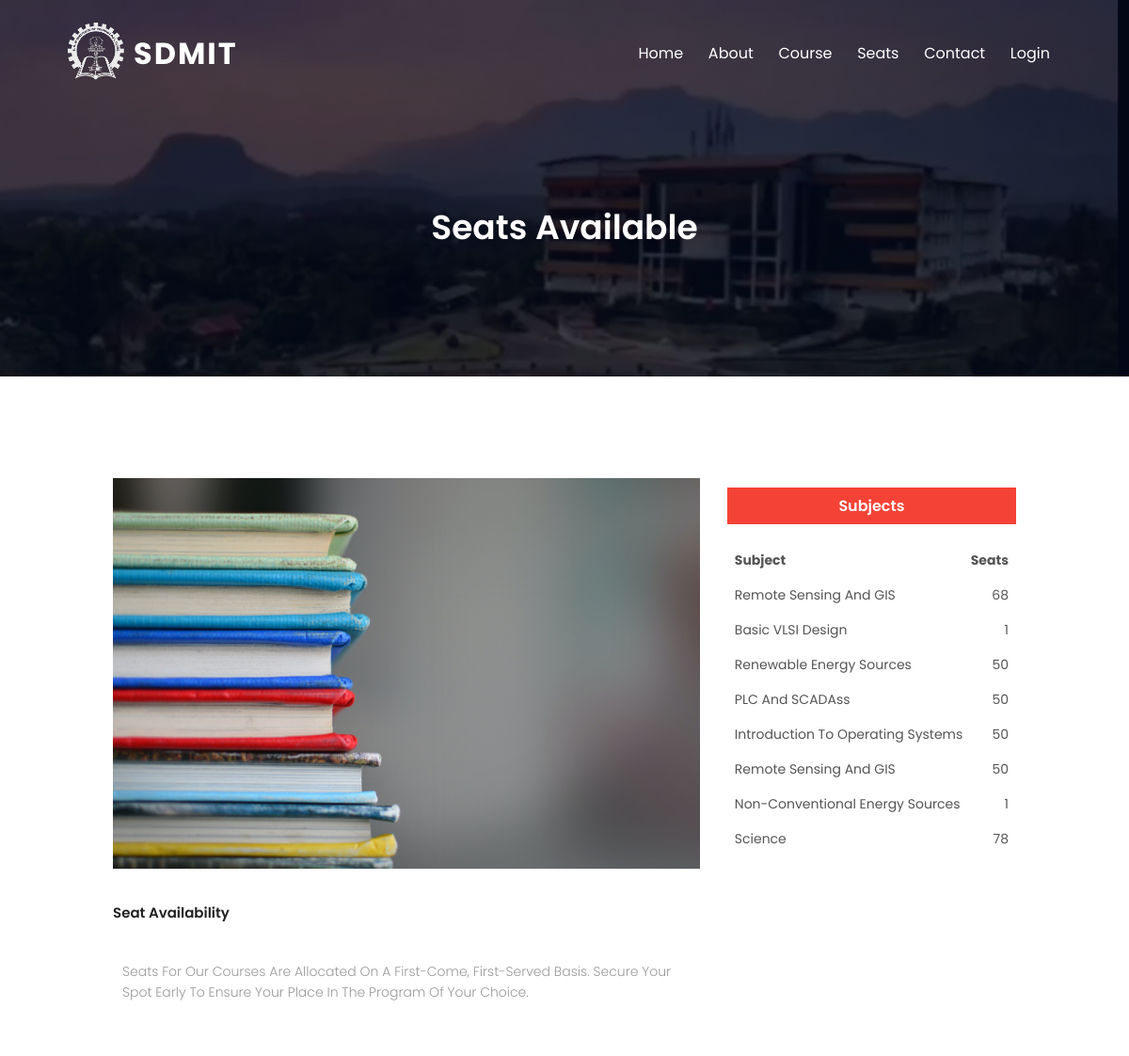
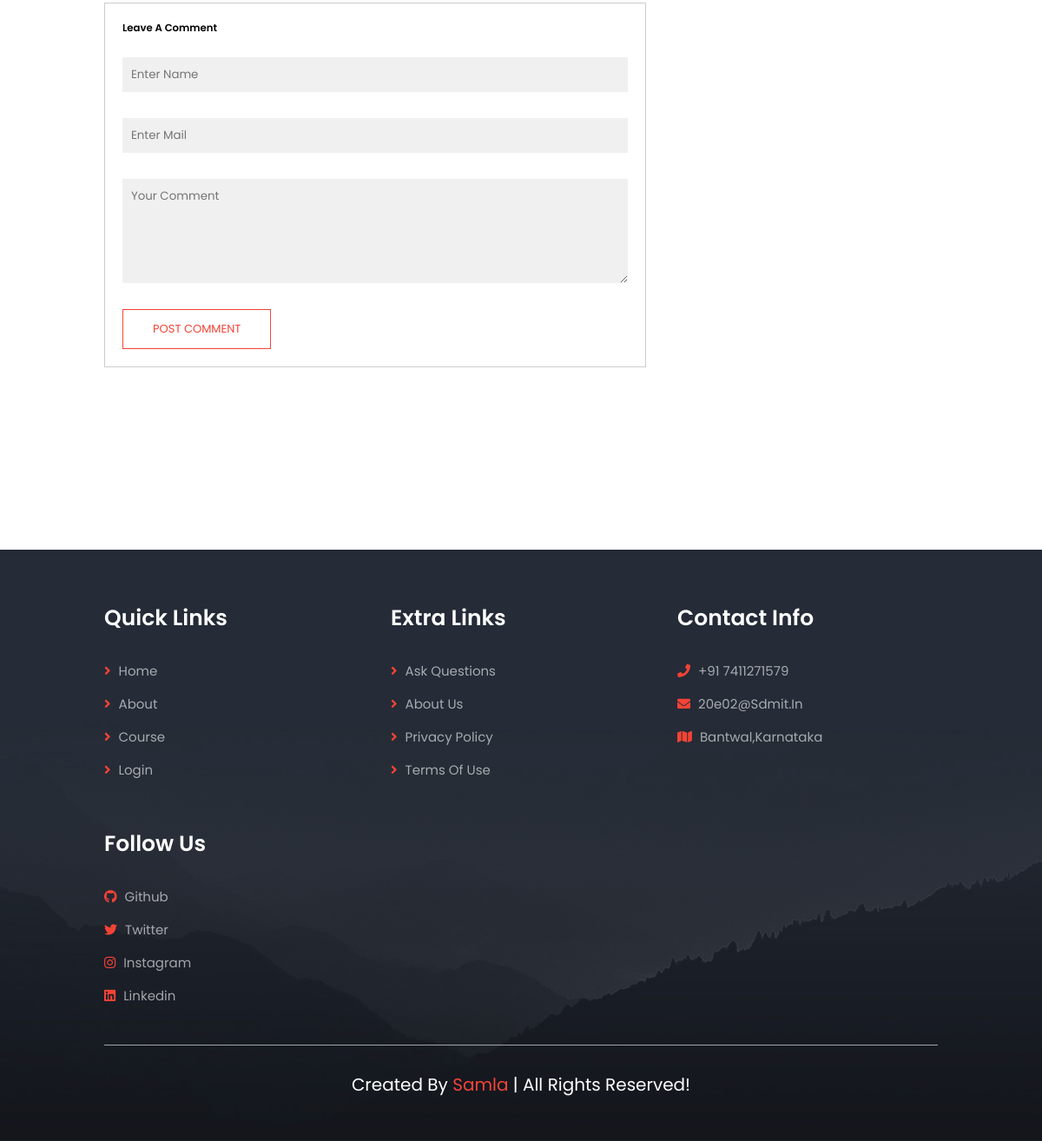
/seats.php, run on the app's committed database (2 pictures, top to bottom).
### tables this page shows
CREATE TABLE `course` (
  `id` int(11) NOT NULL,
  `name` varchar(50) DEFAULT NULL,
  `code` varchar(30) DEFAULT NULL,
  `seat` int(100) DEFAULT NULL,
  `sem` int(100) DEFAULT NULL,
  `description` varchar(200) DEFAULT NULL,
  `department` varchar(50) DEFAULT NULL
);

### seats.php (the view, shortened to what this page needs)
<?php
include 'config.php';
$sql = "SELECT name,seat from course";
$result = mysqli_query($data, $sql);
?>
<!DOCTYPE html>
<html lang="en">
<head>
</head>
<body>
    <!DOCTYPE html>
    <html lang="en">
    <head>
        <link rel="stylesheet" href="css/style.css">
        <link rel="stylesheet" href="https://stackpath.bootstrapcdn.com/font-awesome/4.7.0/css/font-awesome.min.css">
    </head>
    <body>
        <section class="sub-header">
            <nav>
                <a href="index.php"><img src="images/logoSdm.png" alt="sdm"></a>
                <label class="label">SDMIT</label>
                <div class="nav-links" id="navLinks">
                    <ul>
                        <li><a href="index.php">Home</a></li>
                        <li><a href="about.php">About</a></li>
                        <li><a href="courses.php">Course</a></li>
                        <li><a href="seats.php">Seats</a></li>
                        <li><a href="contact.php">Contact</a></li>
                        <li><a href="login.php">Login</a></li>
                    </ul>
                </div>
            </nav>
            <h1>Seats Available</h1>
        </section>
        <section class="blog-content">
            <div class="row">
                <div class="blog-left">
                    <img src="images/seat.jpg" alt="seat">
                    <h2>Seat Availability</h2>
                    <p>Seats for our courses are allocated on a first-come, first-served basis. Secure your spot early to ensure your place in the program of your choice.</p>
                    <div class="comment-box">
                        <h3>Leave a comment</h3>
                        <form class="comment-form">
                            <input type="text" placeholder="Enter name">
                            <input type="email" placeholder="Enter mail">
                            <textarea rows="5" placeholder="Your comment"></textarea>
                            <button type="submit" class="hero-btn red-btn">POST COMMENT
                            </button>
                        </form>
                    </div>
                </div>
                <div class="blog-right">
                    <h3>Subjects</h3>
                    <div>
                        <span><b>Subject</b></span>
                        <span><b>Seats</b>
                        </span>
                    </div>
                    <?php
                while ($info = $result->fetch_assoc()) {
                ?>
                        <div>
                            <span><?php echo "{$info['name']}"; ?></span>
                            <span><?php echo "{$info['seat']}"; ?></span>
                        </div>
                    <?php
                    }
                    ?>
                </div>
            </div>
        </section>
<?php
include 'footer.php';
?>
    </body>
    </html>
</body>
</html>

### footer.php (shortened to what this page needs)
    <!DOCTYPE html>
    <html lang="en">
    <head>
        <link rel="stylesheet" href="https://unpkg.com/swiper@7/swiper-bundle.min.css" />
<link rel="stylesheet" href="https://cdnjs.cloudflare.com/ajax/libs/font-awesome/5.15.4/css/all.min.css">
        <link rel="stylesheet" href="css/footer.css">
    </head>
    <body>
        <section class="footer">
            <div class="box-container">
                <div class="box">
                    <h3>quick links</h3>
                    <a href="index.php"> <i class="fas fa-angle-right"></i> home</a>
                    <a href="about.php"> <i class="fas fa-angle-right"></i> about</a>
                    <a href="courses.php"> <i class="fas fa-angle-right"></i> course</a>
                    <a href="login.php"> <i class="fas fa-angle-right"></i> login</a>
                </div>
                <div class="box">
                    <h3>extra links</h3>
                    <a href="contact.php"> <i class="fas fa-angle-right"></i> ask questions</a>
                    <a href="about.php"> <i class="fas fa-angle-right"></i> about us</a>
                    <a href="#"> <i class="fas fa-angle-right"></i> privacy policy</a>
                    <a href="#"> <i class="fas fa-angle-right"></i> terms of use</a>
                </div>
                <div class="box">
                    <h3>contact info</h3>
                    <a href="#"> <i class="fas fa-phone"></i> +91 7411271579 </a>
                    <a href="#"> <i class="fas fa-envelope"></i> 20e02@sdmit.in </a>
                    <a href="#"> <i class="fas fa-map"></i> Bantwal,Karnataka </a>
                </div>
                <div class="box">
                    <h3>follow us</h3>
                    <a href="https://github.com/Mariyammathul-Samla"> <i class="fab fa-github"></i> github </a>
                    <a href="#"> <i class="fab fa-twitter"></i> twitter </a>
                    <a href="#"> <i class="fab fa-instagram"></i> instagram </a>
                    <a href="https://www.linkedin.com/in/mariyammathul-samla/"> <i class="fab fa-linkedin"></i> linkedin </a>
                </div>
            </div>
            <div class="credit"> created by <span>Samla</span> | all rights reserved! </div>
        </section>
    </body>
    </html>

### css/style.css (style rules this page uses)
* { margin: 0; padding: 0; font-family: 'Poppins', sans-serif; }
nav { display: flex; padding: 2% 6%; justify-content: space-between; align-items: center; }
nav img { width: 60px; }
.nav-links { flex:1; text-align: right; }
.nav-links ul li { list-style: none; display: inline-block; padding: 8px 12px; position: relative; }
.nav-links ul li a { color: white; text-decoration: none; font-size: 16px; }
nav .label { font-size: 32px; font-weight: bold; color: white; letter-spacing: 2px; margin-left: 10px; }
.nav-links ul li::after { content: ''; width: 0%; height: 2px; background: #f44336; display: block; margin: auto; transition: 0.5s; }
.hero-btn { display: inline-block; text-decoration: none; border: 1px solid #fff; padding: 12px 34px; font-size: 13px; background: transparent; position: relative; cursor: pointer; color: white; }
h1 { font-size: 36px !important; font-weight: 600; }
p { color: #777; font-size: 14px; font-weight: 300; line-height: 22px; padding: 10px; }
.row { margin-top: 5%; display: flex; justify-content: space-between; }
h3 { text-align: center; font-weight: 600; margin: 10px 0; }
.sub-header { height: 50vh; width: 100%; background-image: linear-gradient(rgba(4,9,30,0.7),rgba(4,9,30,0.7)),url(../images/sdmit.jpeg); background-position: center; background-size: cover; text-align: center; color: white; }
.sub-header h1 { margin-top: 100px; }
.red-btn { border: 1px solid #f44336; background: transparent; color: #f44336; }
.blog-content { width: 80%; margin: auto; padding: 60px 0; }
.blog-left { flex-basis: 65%; }
.blog-left img { width: 100%; }
.blog-left h2 { color: #222; font-weight: 600; margin: 30px 0; }
.blog-left p { color: #999; }
.blog-right { flex-basis: 32%; }
.blog-right h3 { background: #f44336; color: #fff; padding: 7px 0; font-size: 16px; margin-bottom: 20px; }
.blog-right div { display: flex; align-items: center; justify-content: space-between; color: #555; padding: 8px; box-sizing: border-box; }
.comment-box { border: 1px solid #ccc; margin: 50px 0; padding: 10px 20px; }
.comment-box h3 { text-align: left; }
.comment-form input,textarea { width: 100%; padding: 10px; margin: 15px 0; box-sizing: border-box; border: none; outline: none; background: #f0f0f0; }
.comment-form button { margin: 10px 0; }

### css/footer.css (style rules this page uses)
:root { --main-color: #f44336; --black:#222; --white:#fff; --light-black:#777; --light-white:#fff9; --dark-bg:rgba(0,0,0,.7); --light-bg:#eee; --border:.1rem solid var(--black); --box-shadow:0 .5rem 1rem rgba(0,0,0,.1); --text-shadow:0 1.5rem 3rem rgba(0,0,0,.3); }
* { font-family: 'Poppins', sans-serif; margin:0; padding:0; box-sizing: border-box; outline: none; border:none; text-decoration: none; text-transform: capitalize; }
html { font-size: 62.5%; overflow-x: hidden; }
.footer { padding:5rem 10%; }
.footer { margin-top: 100px; background: url(../images/footer-bg.jpg) no-repeat; background-size: cover; background-position: center; }
.footer .box-container { display: grid; grid-template-columns: repeat(auto-fit, minmax(25rem, 1fr)); gap: 3rem; }
.footer .box-container .box h3 { color:var(--white); font-size: 2.5rem; padding-bottom: 2rem; text-align: left; }
.footer .box-container .box a { color:var(--light-white); font-size: 1.5rem; padding-bottom: 1.5rem; text-decoration: none; display: block; }
.footer .box-container .box a i { color:var(--main-color); padding-right: .5rem; transition: .2s linear; }
.footer .credit { text-align: center; padding-top: 3rem; margin-top: 3rem; border-top: .1rem solid var(--light-white); font-size: 2rem; color:var(--white); }
.footer .credit span { color:var(--main-color); }

### seats.php (style rules this page uses)
.blog-right { font-size: 14px; }

### data on the page
course: name "Remote Sensing And GIS", seat "68"
course: name "Basic VLSI Design", seat "1"
course: name "Renewable Energy Sources", seat "50"
course: name "PLC And SCADAss", seat "50"
course: name "Introduction To Operating Systems", seat "50"
course: name "Remote Sensing And GIS", seat "50"
course: name "Non-Conventional Energy Sources", seat "1"
course: name "Science", seat "78"
